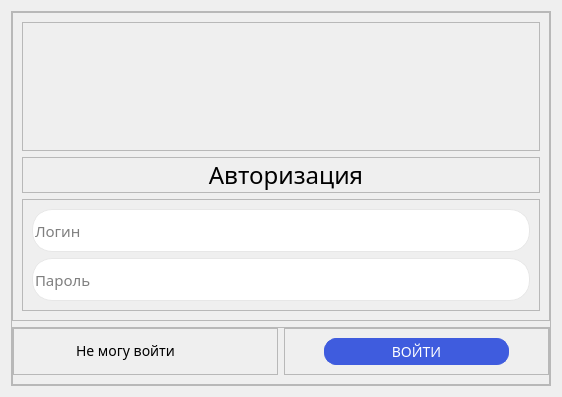
<?xml version="1.0" encoding="UTF-8"?>
<ui version="4.0">
 <class>Authorization</class>
 <widget class="QWidget" name="Authorization">
  <property name="geometry">
   <rect>
    <x>0</x>
    <y>0</y>
    <width>562</width>
    <height>397</height>
   </rect>
  </property>
  <property name="minimumSize">
   <size>
    <width>562</width>
    <height>397</height>
   </size>
  </property>
  <property name="maximumSize">
   <size>
    <width>562</width>
    <height>400</height>
   </size>
  </property>
  <property name="cursor">
   <cursorShape>ArrowCursor</cursorShape>
  </property>
  <property name="windowTitle">
   <string>Окно авторизации</string>
  </property>
  <property name="autoFillBackground">
   <bool>false</bool>
  </property>
  <property name="styleSheet">
   <string notr="true">QWidget[objectName=&quot;Authorization&quot;] { background-color: #f6f7fb }</string>
  </property>
  <layout class="QVBoxLayout" name="verticalLayout_6">
   <item>
    <widget class="QFrame" name="frame_8">
     <property name="frameShape">
      <enum>QFrame::StyledPanel</enum>
     </property>
     <property name="frameShadow">
      <enum>QFrame::Raised</enum>
     </property>
     <layout class="QVBoxLayout" name="verticalLayout_11">
      <property name="leftMargin">
       <number>0</number>
      </property>
      <property name="topMargin">
       <number>0</number>
      </property>
      <property name="rightMargin">
       <number>0</number>
      </property>
      <property name="bottomMargin">
       <number>0</number>
      </property>
      <item>
       <widget class="QFrame" name="frame_5">
        <property name="frameShape">
         <enum>QFrame::StyledPanel</enum>
        </property>
        <property name="frameShadow">
         <enum>QFrame::Raised</enum>
        </property>
        <layout class="QVBoxLayout" name="verticalLayout_10">
         <item>
          <widget class="QFrame" name="frame_7">
           <property name="frameShape">
            <enum>QFrame::StyledPanel</enum>
           </property>
           <property name="frameShadow">
            <enum>QFrame::Raised</enum>
           </property>
           <layout class="QVBoxLayout" name="verticalLayout_7">
            <property name="leftMargin">
             <number>0</number>
            </property>
            <property name="topMargin">
             <number>0</number>
            </property>
            <property name="rightMargin">
             <number>0</number>
            </property>
            <property name="bottomMargin">
             <number>0</number>
            </property>
            <item>
             <layout class="QHBoxLayout" name="horizontalLayout">
              <property name="leftMargin">
               <number>0</number>
              </property>
              <item>
               <widget class="QLabel" name="icon">
                <property name="styleSheet">
                 <string notr="true">	min-height: 131px;
	max-height: 131px;
	min-width: 181px;
	max-width: 181px;</string>
                </property>
                <property name="text">
                 <string/>
                </property>
                <property name="pixmap">
                 <pixmap>../icons/logo.png</pixmap>
                </property>
                <property name="scaledContents">
                 <bool>true</bool>
                </property>
               </widget>
              </item>
             </layout>
            </item>
           </layout>
          </widget>
         </item>
         <item>
          <widget class="QFrame" name="frame_6">
           <property name="frameShape">
            <enum>QFrame::StyledPanel</enum>
           </property>
           <property name="frameShadow">
            <enum>QFrame::Raised</enum>
           </property>
           <layout class="QVBoxLayout" name="verticalLayout_9">
            <property name="leftMargin">
             <number>0</number>
            </property>
            <property name="topMargin">
             <number>0</number>
            </property>
            <property name="rightMargin">
             <number>0</number>
            </property>
            <property name="bottomMargin">
             <number>0</number>
            </property>
            <item>
             <layout class="QVBoxLayout" name="verticalLayout_8">
              <property name="leftMargin">
               <number>10</number>
              </property>
              <item>
               <widget class="QLabel" name="text">
                <property name="font">
                 <font>
                  <family>Bahnschrift Light</family>
                  <pointsize>18</pointsize>
                  <weight>50</weight>
                  <bold>false</bold>
                 </font>
                </property>
                <property name="text">
                 <string>Авторизация</string>
                </property>
                <property name="alignment">
                 <set>Qt::AlignCenter</set>
                </property>
               </widget>
              </item>
             </layout>
            </item>
           </layout>
          </widget>
         </item>
         <item>
          <widget class="QFrame" name="frame">
           <property name="frameShape">
            <enum>QFrame::StyledPanel</enum>
           </property>
           <property name="frameShadow">
            <enum>QFrame::Raised</enum>
           </property>
           <layout class="QVBoxLayout" name="verticalLayout_5">
            <item>
             <layout class="QVBoxLayout" name="verticalLayout">
              <item>
               <widget class="QLineEdit" name="login">
                <property name="font">
                 <font>
                  <family>Montserrat 6</family>
                  <pointsize>-1</pointsize>
                 </font>
                </property>
                <property name="styleSheet">
                 <string notr="true">QLineEdit {
	min-height: 41px;
	max-height: 41px;
	border: 1px solid #e7e7e7;
	backgorund-color: #fbfbfb;
	border-radius: 20px;
	font-family: Montserrat Medium;
	font-size: 15px;
	padding-left: 1em;
}</string>
                </property>
                <property name="placeholderText">
                 <string>Логин</string>
                </property>
               </widget>
              </item>
              <item>
               <widget class="QLineEdit" name="password">
                <property name="styleSheet">
                 <string notr="true">QLineEdit {
	min-height: 41px;
	max-height: 41px;
	border: 1px solid #e7e7e7;
	backgorund-color: #fbfbfb;
	border-radius: 20px;
	font-family: Montserrat Medium;
	font-size: 15px;
	padding-left: 1em;
	padding-right: 1em;
}</string>
                </property>
                <property name="text">
                 <string/>
                </property>
                <property name="echoMode">
                 <enum>QLineEdit::PasswordEchoOnEdit</enum>
                </property>
                <property name="placeholderText">
                 <string>Пароль</string>
                </property>
               </widget>
              </item>
             </layout>
            </item>
           </layout>
          </widget>
         </item>
        </layout>
       </widget>
      </item>
      <item>
       <widget class="QFrame" name="frame_3">
        <property name="frameShape">
         <enum>QFrame::StyledPanel</enum>
        </property>
        <property name="frameShadow">
         <enum>QFrame::Raised</enum>
        </property>
        <layout class="QHBoxLayout" name="horizontalLayout_3">
         <property name="leftMargin">
          <number>0</number>
         </property>
         <property name="topMargin">
          <number>0</number>
         </property>
         <property name="rightMargin">
          <number>0</number>
         </property>
         <item>
          <widget class="QFrame" name="frame_2">
           <property name="frameShape">
            <enum>QFrame::StyledPanel</enum>
           </property>
           <property name="frameShadow">
            <enum>QFrame::Raised</enum>
           </property>
           <layout class="QVBoxLayout" name="verticalLayout_2">
            <item>
             <layout class="QHBoxLayout" name="horizontalLayout_2">
              <property name="rightMargin">
               <number>40</number>
              </property>
              <item>
               <widget class="QPushButton" name="remember">
                <property name="font">
                 <font>
                  <family>Bahnschrift 53</family>
                  <pointsize>-1</pointsize>
                 </font>
                </property>
                <property name="cursor">
                 <cursorShape>PointingHandCursor</cursorShape>
                </property>
                <property name="contextMenuPolicy">
                 <enum>Qt::NoContextMenu</enum>
                </property>
                <property name="layoutDirection">
                 <enum>Qt::LeftToRight</enum>
                </property>
                <property name="autoFillBackground">
                 <bool>false</bool>
                </property>
                <property name="styleSheet">
                 <string notr="true">QPushButton {
	color: black;
	font-size: 14px;
	font-family: Bahnschrift Light;
	background-color: transparent; 
	border: 1px solid transparent;
	border-radius: 12px;
}

QPushButton::hover {
	color: blue;
	background-color:transparent ;
	border-color: transparent;
}

QPushButton::pressed {
	color: blue;
	background-color: transparent;
	border-color: transparent;
}</string>
                </property>
                <property name="text">
                 <string>Не могу войти</string>
                </property>
               </widget>
              </item>
             </layout>
            </item>
           </layout>
          </widget>
         </item>
         <item>
          <widget class="QFrame" name="frame_4">
           <property name="frameShape">
            <enum>QFrame::StyledPanel</enum>
           </property>
           <property name="frameShadow">
            <enum>QFrame::Raised</enum>
           </property>
           <layout class="QVBoxLayout" name="verticalLayout_4">
            <item>
             <layout class="QVBoxLayout" name="verticalLayout_3">
              <property name="spacing">
               <number>9</number>
              </property>
              <property name="leftMargin">
               <number>30</number>
              </property>
              <property name="rightMargin">
               <number>30</number>
              </property>
              <item>
               <widget class="QPushButton" name="entry">
                <property name="font">
                 <font>
                  <family>Bahnschrift SemiBold</family>
                  <pointsize>-1</pointsize>
                 </font>
                </property>
                <property name="cursor">
                 <cursorShape>PointingHandCursor</cursorShape>
                </property>
                <property name="styleSheet">
                 <string notr="true">QPushButton {
	max-weight: 50px;
	min-weight: 50px;
	max-height: 25px;
	min-height: 25px;
	color: white;
	font-size: 14px;
	font-family: Bahnschrift SemiBold;
	background-color: #3f5cde; 
	border: 1px solid #3f5cde;
	border-radius: 12px;
}

QPushButton::hover {
	color: white;
	background-color: #243581;
	border-color: #243581;
}

QPushButton::pressed {
	color: white;
	background-color: #243581;
	border-color: #243581;
}</string>
                </property>
                <property name="text">
                 <string>ВОЙТИ</string>
                </property>
                <property name="shortcut">
                 <string>Return</string>
                </property>
               </widget>
              </item>
             </layout>
            </item>
           </layout>
          </widget>
         </item>
        </layout>
       </widget>
      </item>
     </layout>
    </widget>
   </item>
  </layout>
 </widget>
 <resources/>
 <connections/>
</ui>
